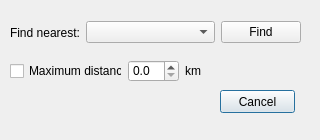
<?xml version="1.0" encoding="UTF-8"?>
<ui version="4.0">
 <class>FindNearestDialog</class>
 <widget class="QDialog" name="FindNearestDialog">
  <property name="geometry">
   <rect>
    <x>0</x>
    <y>0</y>
    <width>320</width>
    <height>140</height>
   </rect>
  </property>
  <property name="minimumSize">
   <size>
    <width>320</width>
    <height>140</height>
   </size>
  </property>
  <property name="maximumSize">
   <size>
    <width>320</width>
    <height>140</height>
   </size>
  </property>
  <property name="windowTitle">
   <string>Dialog</string>
  </property>
  <widget class="QPushButton" name="cancelButton">
   <property name="geometry">
    <rect>
     <x>220</x>
     <y>90</y>
     <width>75</width>
     <height>23</height>
    </rect>
   </property>
   <property name="text">
    <string>Cancel</string>
   </property>
  </widget>
  <widget class="QWidget" name="layoutWidget">
   <property name="geometry">
    <rect>
     <x>10</x>
     <y>60</y>
     <width>191</width>
     <height>22</height>
    </rect>
   </property>
   <layout class="QHBoxLayout" name="horizontalLayout">
    <item>
     <widget class="QCheckBox" name="maxDistanceCheckBox">
      <property name="text">
       <string>Maximum distance</string>
      </property>
     </widget>
    </item>
    <item>
     <widget class="QDoubleSpinBox" name="distanceSpinBox">
      <property name="decimals">
       <number>1</number>
      </property>
      <property name="maximum">
       <double>10.000000000000000</double>
      </property>
      <property name="singleStep">
       <double>0.100000000000000</double>
      </property>
     </widget>
    </item>
    <item>
     <widget class="QLabel" name="label">
      <property name="text">
       <string>km</string>
      </property>
     </widget>
    </item>
   </layout>
  </widget>
  <widget class="QWidget" name="layoutWidget">
   <property name="geometry">
    <rect>
     <x>10</x>
     <y>20</y>
     <width>291</width>
     <height>25</height>
    </rect>
   </property>
   <layout class="QHBoxLayout" name="horizontalLayout_2" stretch="0,1,0">
    <item>
     <widget class="QLabel" name="findNearestLabel">
      <property name="text">
       <string>Find nearest:</string>
      </property>
     </widget>
    </item>
    <item>
     <widget class="QComboBox" name="poiTypesComboBox"/>
    </item>
    <item>
     <widget class="QPushButton" name="findButton">
      <property name="text">
       <string>Find</string>
      </property>
     </widget>
    </item>
   </layout>
  </widget>
 </widget>
 <resources/>
 <connections/>
</ui>
